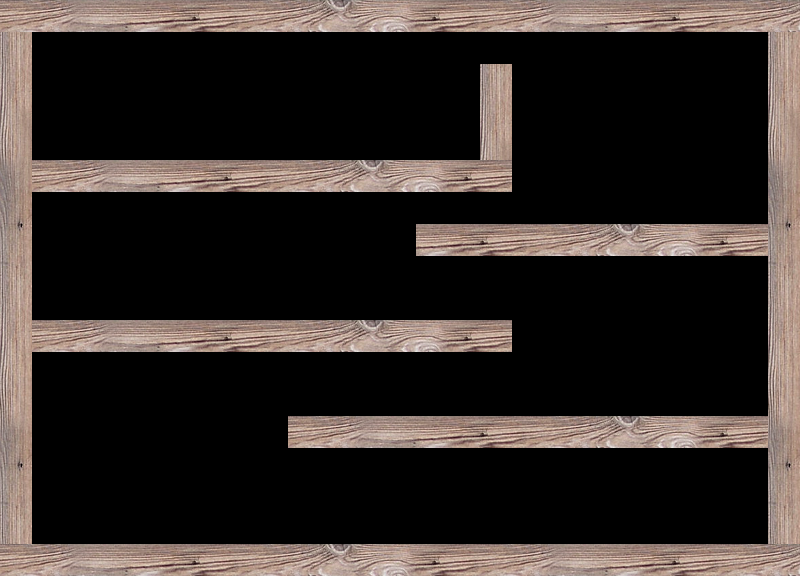

This is a level from a 2D game, rendered from its Tiled map with the project's own tilesets. A one-line summary and the map file follow, with tile-layer data summarised:
An orthogonal 25x18 tile map with 32x32 px tiles, 1 tile layer (walls), 2 tilesets and 1 object.

<map version="1.0" orientation="orthogonal" width="25" height="18" tilewidth="32" tileheight="32">
 <tileset firstgid="1" name="hole" tilewidth="32" tileheight="32">
  <image source="hole.png" width="32" height="32" />
 </tileset>
 <tileset firstgid="2" name="tiles" tilewidth="32" tileheight="32">
  <image source="tiles.png" width="512" height="512" />
 </tileset>
 <layer name="walls" width="25" height="18">
  <data>[450 cells, 141 non-empty, 30 distinct tile ids]</data>
 </layer>
 <objectgroup name="holes" width="25" height="18">
  <object gid="1" x="708" y="503" />
 </objectgroup>
</map>
